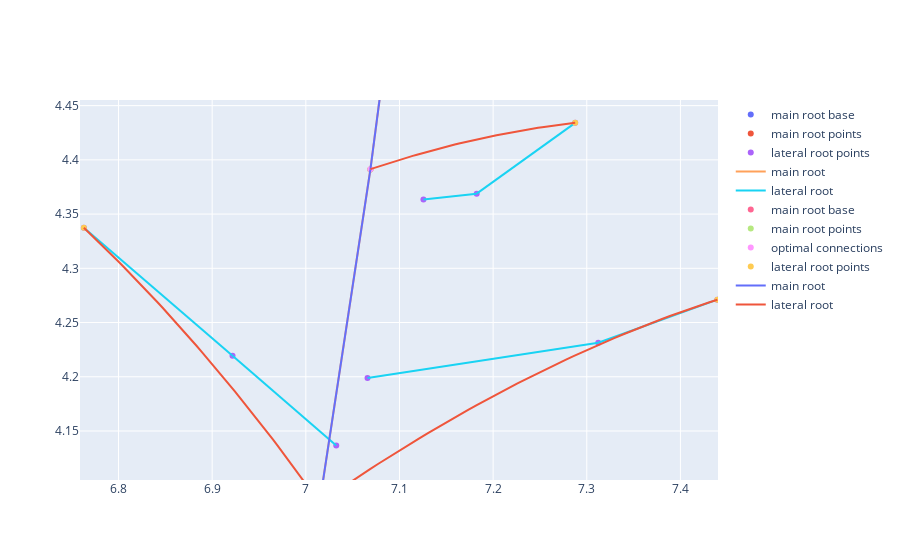
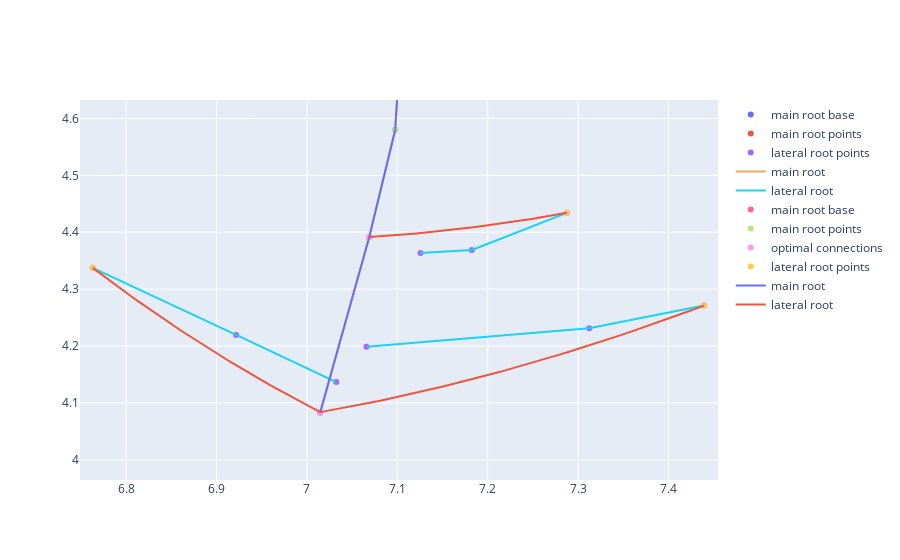

Notebook cell for these charts, in order:
### Code cell


### Figure 1 — Plotly figure (JSON) as saved in the notebook; plotly's stock layout.template omitted (floating-point values rounded to 4 significant figures; data arrays with more than 128 entries replaced by an {"elided": "..."} marker saying what was removed)
{"data": [{"mode": "markers", "name": "main root base", "type": "scatter", "x": [7.015], "y": [4.083]}, {"mode": "markers", "name": "main root points", "type": "scatter", "x": [7.069, 7.098, 7.102, 7.097, 7.078, 7.057, 7.064, 7.057, 7.045, 7.036, 7.054, 7.059, 7.051, 7.022], "y": [4.391, 4.58, 4.699, 4.817, 4.934, 5.051, 5.168, 5.286, 5.444, 5.623, 5.801, 5.992, 6.214, 6.799]}, {"mode": "markers", "name": "optimal connections", "type": "scatter", "x": [], "y": []}, {"mode": "markers", "name": "lateral root points", "type": "scatter", "x": [7.032, 6.922, 6.763, 7.066, 7.312, 7.439, 7.126, 7.182, 7.288], "y": [4.137, 4.219, 4.337, 4.199, 4.231, 4.271, 4.363, 4.369, 4.434]}, {"mode": "lines", "name": "main root", "type": "scatter", "x": [7.015, 7.069, null, 7.069, 7.098, null, 7.098, 7.102, null, 7.102, 7.097, null, 7.097, 7.078, null, 7.078, 7.057, null, 7.057, 7.064, null, 7.064, 7.057, null, 7.057, 7.045, null, 7.045, 7.036, null, 7.036, 7.054, null, 7.054, 7.059, null, 7.059, 7.051, null, 7.051, 7.022, null], "y": [4.083, 4.391, null, 4.391, 4.58, null, 4.58, 4.699, null, 4.699, 4.817, null, 4.817, 4.934, null, 4.934, 5.051, null, 5.051, 5.168, null, 5.168, 5.286, null, 5.286, 5.444, null, 5.444, 5.623, null, 5.623, 5.801, null, 5.801, 5.992, null, 5.992, 6.214, null, 6.214, 6.799, null]}, {"mode": "lines", "name": "lateral root", "type": "scatter", "x": [7.032, 6.922, null, 6.922, 6.763, null, 7.066, 7.312, null, 7.312, 7.439, null, 7.126, 7.182, null, 7.182, 7.288, null], "y": [4.137, 4.219, null, 4.219, 4.337, null, 4.199, 4.231, null, 4.231, 4.271, null, 4.363, 4.369, null, 4.369, 4.434, null]}, {"mode": "markers", "name": "main root base", "type": "scatter", "x": [7.015], "y": [4.083]}, {"mode": "markers", "name": "main root points", "type": "scatter", "x": [7.069, 7.098, 7.102, 7.097, 7.078, 7.057, 7.064, 7.057, 7.045, 7.036, 7.054, 7.059, 7.051, 7.022], "y": [4.391, 4.58, 4.699, 4.817, 4.934, 5.051, 5.168, 5.286, 5.444, 5.623, 5.801, 5.992, 6.214, 6.799]}, {"mode": "markers", "name": "optimal connections", "type": "scatter", "x": [7.015, 7.015, 7.069], "y": [4.084, 4.084, 4.391]}, {"mode": "markers", "name": "lateral root points", "type": "scatter", "x": [6.763, 7.439, 7.288], "y": [4.337, 4.271, 4.434]}, {"mode": "lines", "name": "main root", "type": "scatter", "x": [7.015, 7.069, null, 7.069, 7.098, null, 7.098, 7.102, null, 7.102, 7.097, null, 7.097, 7.078, null, 7.078, 7.057, null, 7.057, 7.064, null, 7.064, 7.057, null, 7.057, 7.045, null, 7.045, 7.036, null, 7.036, 7.054, null, 7.054, 7.059, null, 7.059, 7.051, null, 7.051, 7.022, null], "y": [4.083, 4.391, null, 4.391, 4.58, null, 4.58, 4.699, null, 4.699, 4.817, null, 4.817, 4.934, null, 4.934, 5.051, null, 5.051, 5.168, null, 5.168, 5.286, null, 5.286, 5.444, null, 5.444, 5.623, null, 5.623, 5.801, null, 5.801, 5.992, null, 5.992, 6.214, null, 6.214, 6.799, null]}, {"mode": "lines", "name": "lateral root", "type": "scatter", "x": {"elided": "153 float values"}, "y": {"elided": "153 float values"}}], "layout": {"autosize": true, "xaxis": {"autorange": false, "range": [6.759, 7.44], "type": "linear"}, "yaxis": {"autorange": false, "range": [4.105, 4.455], "type": "linear"}}}

### Figure 2 — Plotly figure (JSON) as saved in the notebook; plotly's stock layout.template omitted (floating-point values rounded to 4 significant figures; data arrays with more than 128 entries replaced by an {"elided": "..."} marker saying what was removed)
{"data": [{"mode": "markers", "name": "main root base", "type": "scatter", "x": [7.015], "y": [4.083]}, {"mode": "markers", "name": "main root points", "type": "scatter", "x": [7.069, 7.098, 7.102, 7.097, 7.078, 7.057, 7.064, 7.057, 7.045, 7.036, 7.054, 7.059, 7.051, 7.022], "y": [4.391, 4.58, 4.699, 4.817, 4.934, 5.051, 5.168, 5.286, 5.444, 5.623, 5.801, 5.992, 6.214, 6.799]}, {"mode": "markers", "name": "optimal connections", "type": "scatter", "x": [], "y": []}, {"mode": "markers", "name": "lateral root points", "type": "scatter", "x": [7.032, 6.922, 6.763, 7.066, 7.312, 7.439, 7.126, 7.182, 7.288], "y": [4.137, 4.219, 4.337, 4.199, 4.231, 4.271, 4.363, 4.369, 4.434]}, {"mode": "lines", "name": "main root", "type": "scatter", "x": [7.015, 7.069, null, 7.069, 7.098, null, 7.098, 7.102, null, 7.102, 7.097, null, 7.097, 7.078, null, 7.078, 7.057, null, 7.057, 7.064, null, 7.064, 7.057, null, 7.057, 7.045, null, 7.045, 7.036, null, 7.036, 7.054, null, 7.054, 7.059, null, 7.059, 7.051, null, 7.051, 7.022, null], "y": [4.083, 4.391, null, 4.391, 4.58, null, 4.58, 4.699, null, 4.699, 4.817, null, 4.817, 4.934, null, 4.934, 5.051, null, 5.051, 5.168, null, 5.168, 5.286, null, 5.286, 5.444, null, 5.444, 5.623, null, 5.623, 5.801, null, 5.801, 5.992, null, 5.992, 6.214, null, 6.214, 6.799, null]}, {"mode": "lines", "name": "lateral root", "type": "scatter", "x": [7.032, 6.922, null, 6.922, 6.763, null, 7.066, 7.312, null, 7.312, 7.439, null, 7.126, 7.182, null, 7.182, 7.288, null], "y": [4.137, 4.219, null, 4.219, 4.337, null, 4.199, 4.231, null, 4.231, 4.271, null, 4.363, 4.369, null, 4.369, 4.434, null]}, {"mode": "markers", "name": "main root base", "type": "scatter", "x": [7.015], "y": [4.083]}, {"mode": "markers", "name": "main root points", "type": "scatter", "x": [7.069, 7.098, 7.102, 7.097, 7.078, 7.057, 7.064, 7.057, 7.045, 7.036, 7.054, 7.059, 7.051, 7.022], "y": [4.391, 4.58, 4.699, 4.817, 4.934, 5.051, 5.168, 5.286, 5.444, 5.623, 5.801, 5.992, 6.214, 6.799]}, {"mode": "markers", "name": "optimal connections", "type": "scatter", "x": [7.015, 7.015, 7.069], "y": [4.084, 4.084, 4.391]}, {"mode": "markers", "name": "lateral root points", "type": "scatter", "x": [6.763, 7.439, 7.288], "y": [4.337, 4.271, 4.434]}, {"mode": "lines", "name": "main root", "type": "scatter", "x": [7.015, 7.069, null, 7.069, 7.098, null, 7.098, 7.102, null, 7.102, 7.097, null, 7.097, 7.078, null, 7.078, 7.057, null, 7.057, 7.064, null, 7.064, 7.057, null, 7.057, 7.045, null, 7.045, 7.036, null, 7.036, 7.054, null, 7.054, 7.059, null, 7.059, 7.051, null, 7.051, 7.022, null], "y": [4.083, 4.391, null, 4.391, 4.58, null, 4.58, 4.699, null, 4.699, 4.817, null, 4.817, 4.934, null, 4.934, 5.051, null, 5.051, 5.168, null, 5.168, 5.286, null, 5.286, 5.444, null, 5.444, 5.623, null, 5.623, 5.801, null, 5.801, 5.992, null, 5.992, 6.214, null, 6.214, 6.799, null]}, {"mode": "lines", "name": "lateral root", "type": "scatter", "x": {"elided": "153 float values"}, "y": {"elided": "153 float values"}}], "layout": {"autosize": true, "xaxis": {"autorange": false, "range": [6.749, 7.455], "type": "linear"}, "yaxis": {"autorange": false, "range": [3.964, 4.632], "type": "linear"}}}
